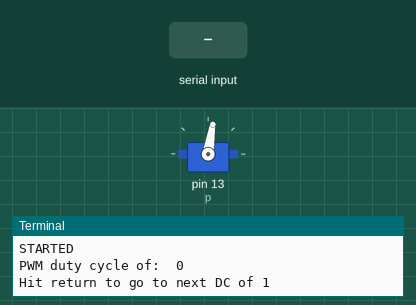
Simulated run of this program. Board: Raspberry Pi (header pin numbers). On the bench: servo, the last lines printed to the terminal. The test bench sets the inputs (shaded band). Servo angles are drawn from the pulse width (0.5 ms = 0°, 2.5 ms = 180°).

Above: at 1.2 s.
1.3 s: "1" typed at the terminal
2.8 s: "0" typed at the terminal
At 3.4 s:
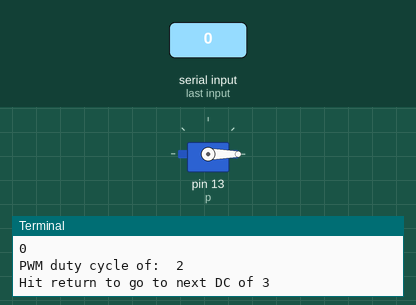
Timing chart, 0 to 5.8 s (numbered marks = the images above; inputs shaded):
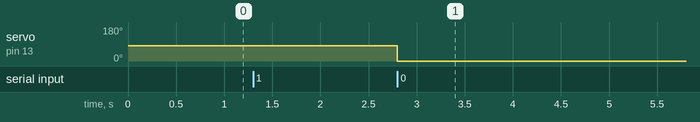

The program:

gpio-tester.py
```python
import RPi.GPIO as GPIO
GPIO.setmode(GPIO.BOARD)
GPIO.setup(13, GPIO.OUT)

p = GPIO.PWM(13, 50)

p.start(7)
print "STARTED"

for i in range(0, 11):
    print "PWM duty cycle of: ", i
    p.ChangeDutyCycle(i)
    nextdc = i + 1
    raw_input("Hit return to go to next DC of {}".format(nextdc))
p.stop()
GPIO.cleanup()
```

Measured:
- after the input at 2.8 s, servo on pin 13 (p): 81° → 0° at once
